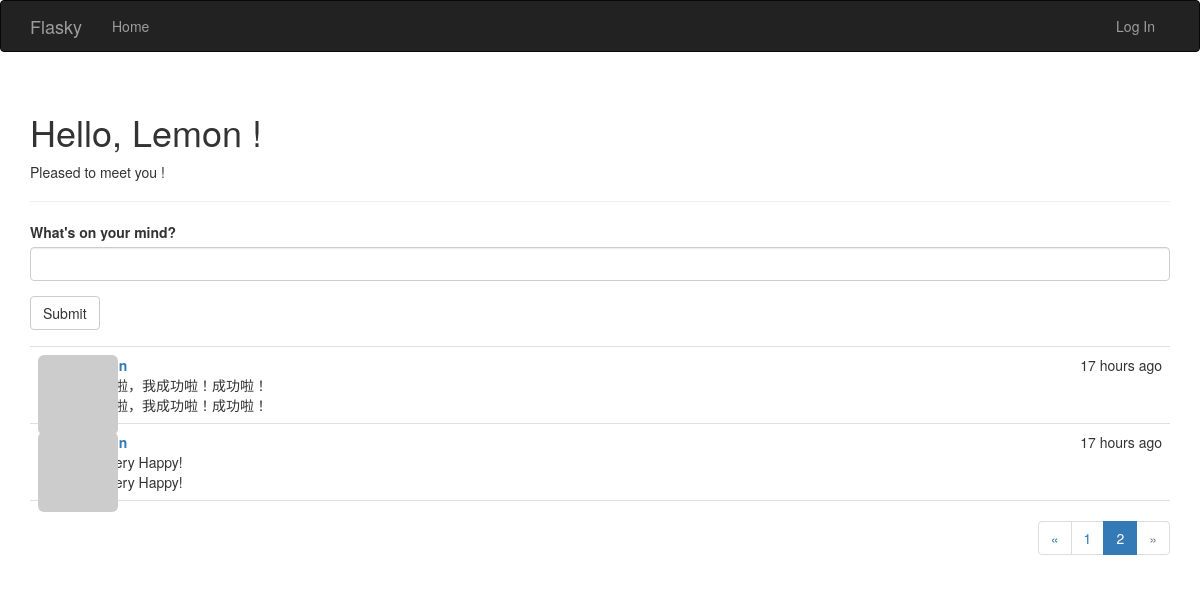
Screenshot of /?page=2 with the database file from the repository.
### app/models.py (models this page shows, shortened)
class Post(db.Model):
    __tablename__ = 'posts'
    id = db.Column(db.Integer, primary_key=True)
    body = db.Column(db.Text)
    body_html = db.Column(db.Text)
    timestamp = db.Column(db.DateTime, index=True, default=datetime.utcnow)
    author_id = db.Column(db.Integer, db.ForeignKey('users.id'))

### app/main/views.py (the view)
@main.route('/', methods=['GET', 'POST'])
def index():
    form = PostForm()
    if form.validate_on_submit():
        post = Post(body=form.body.data,
                    author=current_user._get_current_object())
        db.session.add(post)
        return redirect(url_for('.index'))
    page = request.args.get('page', 1, type=int)
    pagination = Post.query.order_by(Post.timestamp.desc()).paginate(
        page, per_page=current_app.config['FLASKY_POSTS_PER_PAGE'],
        error_out=False)
    posts = pagination.items
    return render_template('index_basic.html', form=form, posts=posts,
                           pagination=pagination)

### app/main/forms.py
class PostForm(Form):
    body = PageDownField("What's on your mind?", validators=[Required()])
    submit = SubmitField('Submit')

### app/auth/views.py (called while the page is built)
@auth.before_app_request
def before_request():
	if current_user.is_authenticated:
	    current_user.ping()   # Update logged-in user access time
	    if not current_user.confirmed \
	            and request.endpoint[:5] != 'auth.' \
	            and request.endpoint != 'static':   # Filter unconfirmed accounts
	        return redirect(url_for('auth.unconfirmed'))

### app/main/__init__.py (called while the page is built)
@main.app_context_processor
def inject_permissions():
	return dict(Permission=Permission)

### app/models.py (called while the page is built)
	def gravatar(self, size=100, default='identicon', rating='g'):
		if request.is_secure:
			url = 'https://secure.gravatar.com/avatar'
		else:
			url = 'http://www.gravatar.com/avatar'
		hash = self.avatar_hash or hashlib.md5(
            self.email.encode('utf-8')).hexdigest()
		return '{url}/{hash}?s={size}&d={default}&r={rating}'.format(
            url=url, hash=hash, size=size, default=default, rating=rating)

### app/templates/index_basic.html (shortened to what this page needs)
{% extends "base_basic.html" %}
{% import "bootstrap/wtf.html" as wtf %}
{% import "_macros.html" as macros %}
{% block page_content %}
<div class="page-header">
	<h1>Hello,
		{% if current_user.is_authenticated %}
		{{ current_user.username | capitalize }}
		{% else %}
		Lemon
		{% endif %}!
	</h1>
	{% if not known %}
	<p>Pleased to meet you !</p>
	{% else %}
	<p>Happy to see you again !</p>
	{% endif %}
</div>
<div>
    {{ wtf.quick_form(form) }}
</div>
{% include '_posts.html' %}
{% if pagination %}
<div class="pagination">
	{{ macros.pagination_widget(pagination, '.index') }}
</div>
{% endif %}
{% endblock %}

### app/templates/_posts.html (shortened to what this page needs)
<ul class="posts">
    {% for post in posts %}
    <li class="post">
        <div class="post-thumbnail">
            <a href="{{ url_for('.user', username=post.author.username) }}">
                <img class="img-rounded profile-thumbnail" src="{{ post.author.gravatar(size=40) }}">
            </a>
        </div>
        <div class="post-content">
            <div class="post-date">{{ moment(post.timestamp).fromNow() }}</div>
            <div class="post-author">
            	<a href="{{ url_for('.user', username=post.author.username) }}">
            	</a>
            </div>
            <div class="post-body">{{ post.body }}</div>
            <div class="post-body">
                {% if post.body_html %}
                    {{ post.body_html | safe }}
                {% else %}
                    {{ post.body }}
                {% endif %}
            </div>
        </div>
    </li>
    {% endfor %}
</ul>

### app/static/styles.css (style rules this page uses)
.profile-thumbnail { position: absolute; }
ul.posts { list-style-type: none; padding: 0px; margin: 16px 0px 0px 0px; border-top: 1px solid #e0e0e0; }
ul.posts li.post { padding: 8px; border-bottom: 1px solid #e0e0e0; }
div.post-date { float: right; }
div.post-author { font-weight: bold; }
div.post-thumbnail { position: absolute; }
div.post-content { margin-left: 48px; min-height: 48px; }
div.pagination { width: 100%; text-align: right; padding: 0px; margin: 0px; }

### rows the page displays
Post: timestamp "17 hours ago", body "啦啦啦，我成功啦！成功啦！"
Post: timestamp "17 hours ago", body "I'm very Happy!"

### other values shown
{{ p }} "1"
{{ p }} "2"
